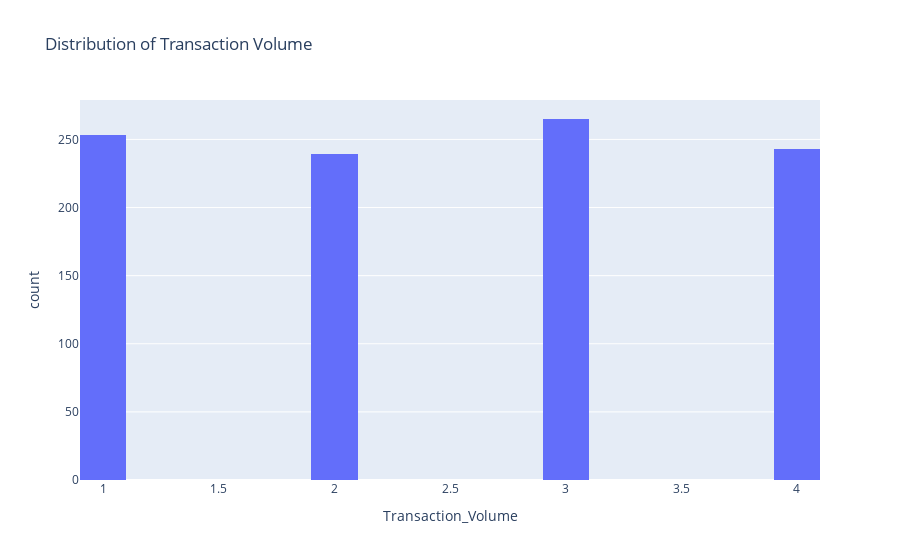

The notebook cell this image was saved under:
### Code cell
fig = px.histogram(data, x='Transaction_Volume',nbins=20,title='Distribution of Transaction Volume')
fig.show()

### Figure 1 — Plotly figure (JSON) as saved in the notebook; plotly's stock layout.template omitted (floating-point values rounded to 4 significant figures; data arrays with more than 128 entries replaced by an {"elided": "..."} marker saying what was removed)
{"data": [{"alignmentgroup": "True", "bingroup": "x", "hovertemplate": "Transaction_Volume=%{x}<br>count=%{y}<extra></extra>", "legendgroup": "", "marker": {"color": "#636efa", "pattern": {"shape": ""}}, "name": "", "nbinsx": 20, "offsetgroup": "", "orientation": "v", "showlegend": false, "type": "histogram", "x": {"elided": "1000 int values"}, "xaxis": "x", "yaxis": "y"}], "layout": {"barmode": "relative", "legend": {"tracegroupgap": 0}, "title": {"text": "Distribution of Transaction Volume"}, "xaxis": {"anchor": "y", "domain": [0, 1], "title": {"text": "Transaction_Volume"}}, "yaxis": {"anchor": "x", "domain": [0, 1], "title": {"text": "count"}}}}
